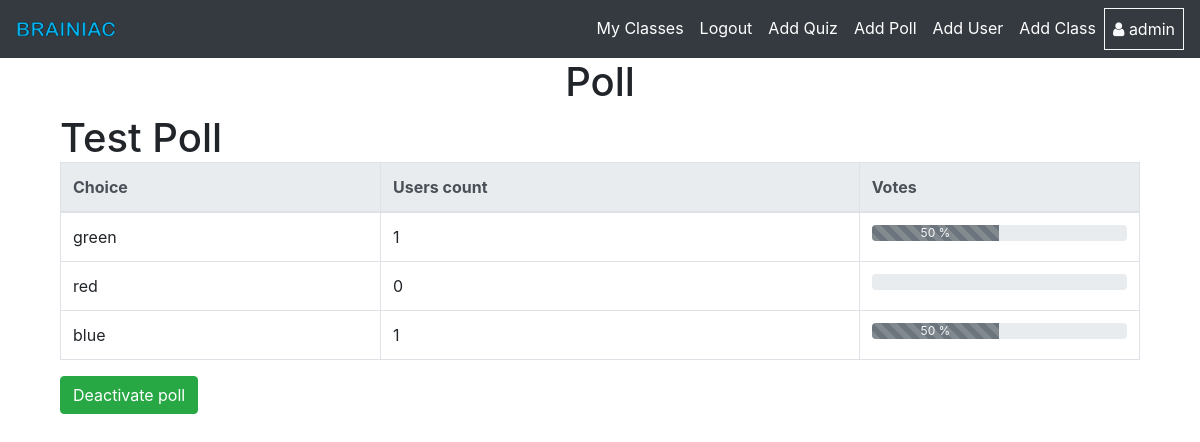
Before: /quiz/poll_choices/1/ (signed in) with the older database file.
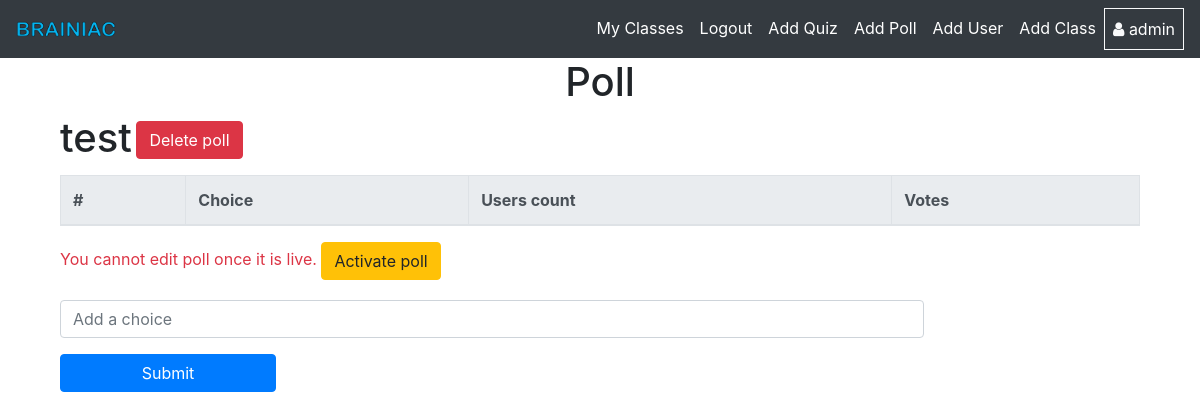
After: the same page with the newer database file.
### quiz/models.py (models this page shows, shortened)
class Poll(models.Model):
    created_by = models.ForeignKey(User,on_delete=models.CASCADE)
    title = models.CharField(max_length=250)
    classes = models.ManyToManyField(Class)
    activate = models.BooleanField(default=False,primary_key=False)

class PollChoices(models.Model):
    choice = models.TextField(blank=False,null=False)
    poll = models.ForeignKey(Poll,on_delete=models.CASCADE)
    user = models.ManyToManyField(User)

### quiz/views.py (the view, shortened to what this page needs)
# urls.py: path('poll_choices/<int:poll_id>/',views.createPollChoices,name='createPollChoices'),
@login_required(login_url='/')
def createPollChoices(request, poll_id):
    form = PollChoicesForm()
    poll_obj = get_object_or_404(Poll,pk=poll_id)
    poll_choices = list(PollChoices.objects.filter(poll_id=poll_id))
    context = {'poll_info':None,'poll_percent':None}
    if len(poll_choices) != 0:
        context = getPollResult(poll_id)
    context = {'type':'poll_view',
        'poll_choice_form':form,
        'poll_obj':poll_obj,
        'poll_info':context['poll_info'],
        'poll_percent':context['poll_percent'],
    }
    if request.user.job.status == 'student' :
        if len(poll_choices) != 0 :
            for choice in poll_choices :
                if request.user in choice.user.all():
                    context['type'] = 'result'
    return render(request,'quiz/poll.html',context)

### quiz/forms.py
class PollChoicesForm(forms.ModelForm):
    class Meta :
        model = PollChoices
        fields = ('choice',)
        widgets = {
            'choice': forms.TextInput(attrs={'placeholder':'Add a choice'}),
        }
    def __init__(self, *args, **kwargs):
        super(PollChoicesForm, self).__init__(*args, **kwargs)
        self.fields['choice'].required=True
        self.fields['choice'].label = False

### quiz/views.py (called while the page is built)
def getPollResult(poll_id):
    poll_obj = get_object_or_404(Poll,pk=poll_id)
    poll_choices = get_list_or_404(PollChoices,poll_id=poll_id)
    poll_choices_count = []
    for choice in poll_choices :
        poll_choices_count.append(int(choice.user.count()))
    total = 0
    for choice_count in poll_choices_count :
        total += choice_count
    poll_percent = []
    for count in poll_choices_count :
        if total != 0 and count != 0:
            poll_percent.append( round((count * 100)/total) )
        else :
            poll_percent.append(0)
    poll_info = zip(poll_choices,poll_percent)
    context = {
        'poll_obj':poll_obj,
        'poll_info':poll_info,
        'poll_percent':poll_percent,
    }
    return context

### templates/quiz/poll.html (shortened to what this page needs)
{% extends "./base.html" %} {% block content %} {% load crispy_forms_tags %}
{% load static %}
<link rel="stylesheet" href="{% static 'quiz/poll.css' %}" />
<div class="container">
  <div class="col">
  {% if poll_obj.created_by_id == request.user.id %}
    {% if type == 'poll_view' %}
      <h1 class="text-center">Poll</h1>
      <h1 class="d-inline">{{poll_obj.title}}</h1>
      {% if poll_obj.activate == False %}
      <a href="{% url 'quiz:deletePoll' poll_obj.id %}">
        <button class="btn btn-danger mb-3">Delete poll</button></a>
      {% endif %} {% include 'quiz/poll_result.html' %}
      {% if poll_obj.activate == False %}
        <span class="text-danger">You cannot edit poll once it is live. </span>
        <a href="{% url 'quiz:activatePoll' poll_obj.id %}" >
          <button class="btn btn-warning">Activate poll</button></a>
        <form action="{% url 'quiz:createPollChoices' poll_obj.id %}" method="POST">
          {% csrf_token %} {{ poll_choice_form|crispy }}
          <button type="submit" class="mb-2 btn btn-primary">Submit</button>
        </form>
      {% else %}
      <a href="{% url 'quiz:deactivatePoll' poll_obj.id %}">
        <button class="btn btn-success">Deactivate poll</button></a>
      {% endif %}
    {% endif%}
  </div>
  {% endif %}
</div>
{% endblock %}

### templates/quiz/poll_result.html (shortened to what this page needs)
<div class="table-responsive">
    <table class="table table-bordered">
        <thead class="thead-light">
            <tr>
                {% if poll_obj.activate == False %}
                    <th scope="col">#</th>
                {% endif %}
                <th scope="col">Choice</th>
                <th scope="col">Users count</th>
                <th scope="col">Votes</th>
            </tr>
            </thead>
            <tbody>
                {% if poll_info %}
                    {% for choice, percent in poll_info %}
                        <tr>
                        <td>{{choice.choice}}</td>
                        <td>{{choice.user.count}}</td>
                        <td>
                            <div class="progress">
                                <div class="progress-bar text-light progress-bar-striped progress-bar-animated bg-secondary"
                                role="progressbar" aria-valuenow="{{percent}}" aria-valuemin="0" aria-valuemax="100"
                                 style="width: {{percent}}%">{{percent}} %</div>
                              </div>
                        </td>
                        </tr>
                    {% endfor %}
                {% endif %}
            </tbody>
    </table>
</div>

Changed rows visible on the page:
removed PollChoices: choice "green", user.count "1", percent "50"
removed PollChoices: choice "red", user.count "0"
removed PollChoices: choice "blue", user.count "1", percent "50"
changed Poll: title "Test Poll" → "test"; activate True → False (drawn)
Other visible differences:
text no longer shown: "Deactivate poll"
text now shown: "Delete poll # You cannot edit poll once it is live. Activate poll Submit"
